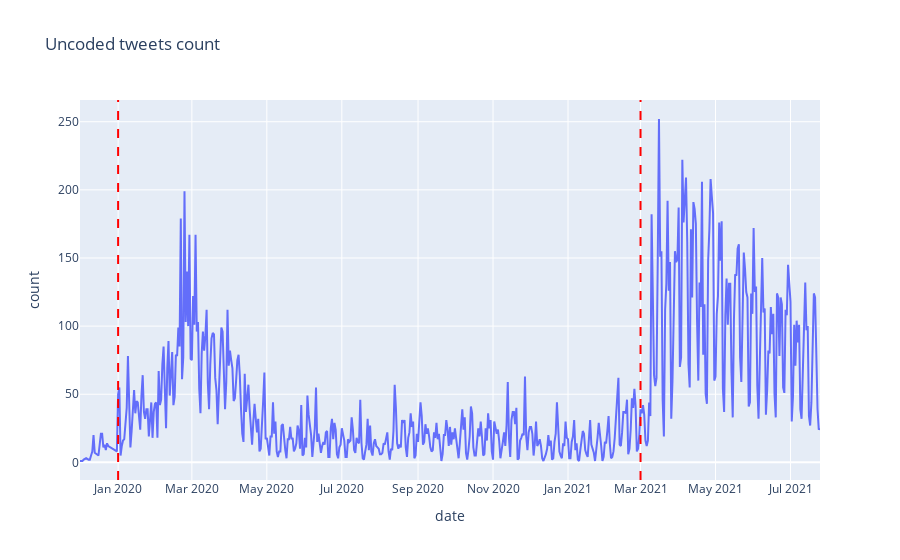

The code cell stored with this chart in its notebook:
### Markdown cell above
## EDA - Uncoded tweets

### Code cell
fig = go.Figure()

fig.add_trace(go.Scatter(x=counts_all.index, y=counts_uncoded, mode="lines", name="uncoded tweets"))

fig.add_vline(x="2020-01-01", line_color="red", line_dash="dash")
fig.add_vline(x="2021-03-01", line_color="red", line_dash="dash")
fig.update_layout(title="Uncoded tweets count", xaxis_title="date", yaxis_title="count")
fig.show()

### Figure 1 — Plotly figure (JSON) as saved in the notebook; plotly's stock layout.template omitted (floating-point values rounded to 4 significant figures; data arrays with more than 128 entries replaced by an {"elided": "..."} marker saying what was removed)
{"data": [{"mode": "lines", "name": "uncoded tweets", "type": "scatter", "x": {"elided": "614 str values"}, "y": {"elided": "592 int values"}}], "layout": {"shapes": [{"line": {"color": "red", "dash": "dash"}, "type": "line", "x0": "2020-01-01", "x1": "2020-01-01", "xref": "x", "y0": 0, "y1": 1, "yref": "y domain"}, {"line": {"color": "red", "dash": "dash"}, "type": "line", "x0": "2021-03-01", "x1": "2021-03-01", "xref": "x", "y0": 0, "y1": 1, "yref": "y domain"}], "title": {"text": "Uncoded tweets count"}, "xaxis": {"title": {"text": "date"}}, "yaxis": {"title": {"text": "count"}}}}
